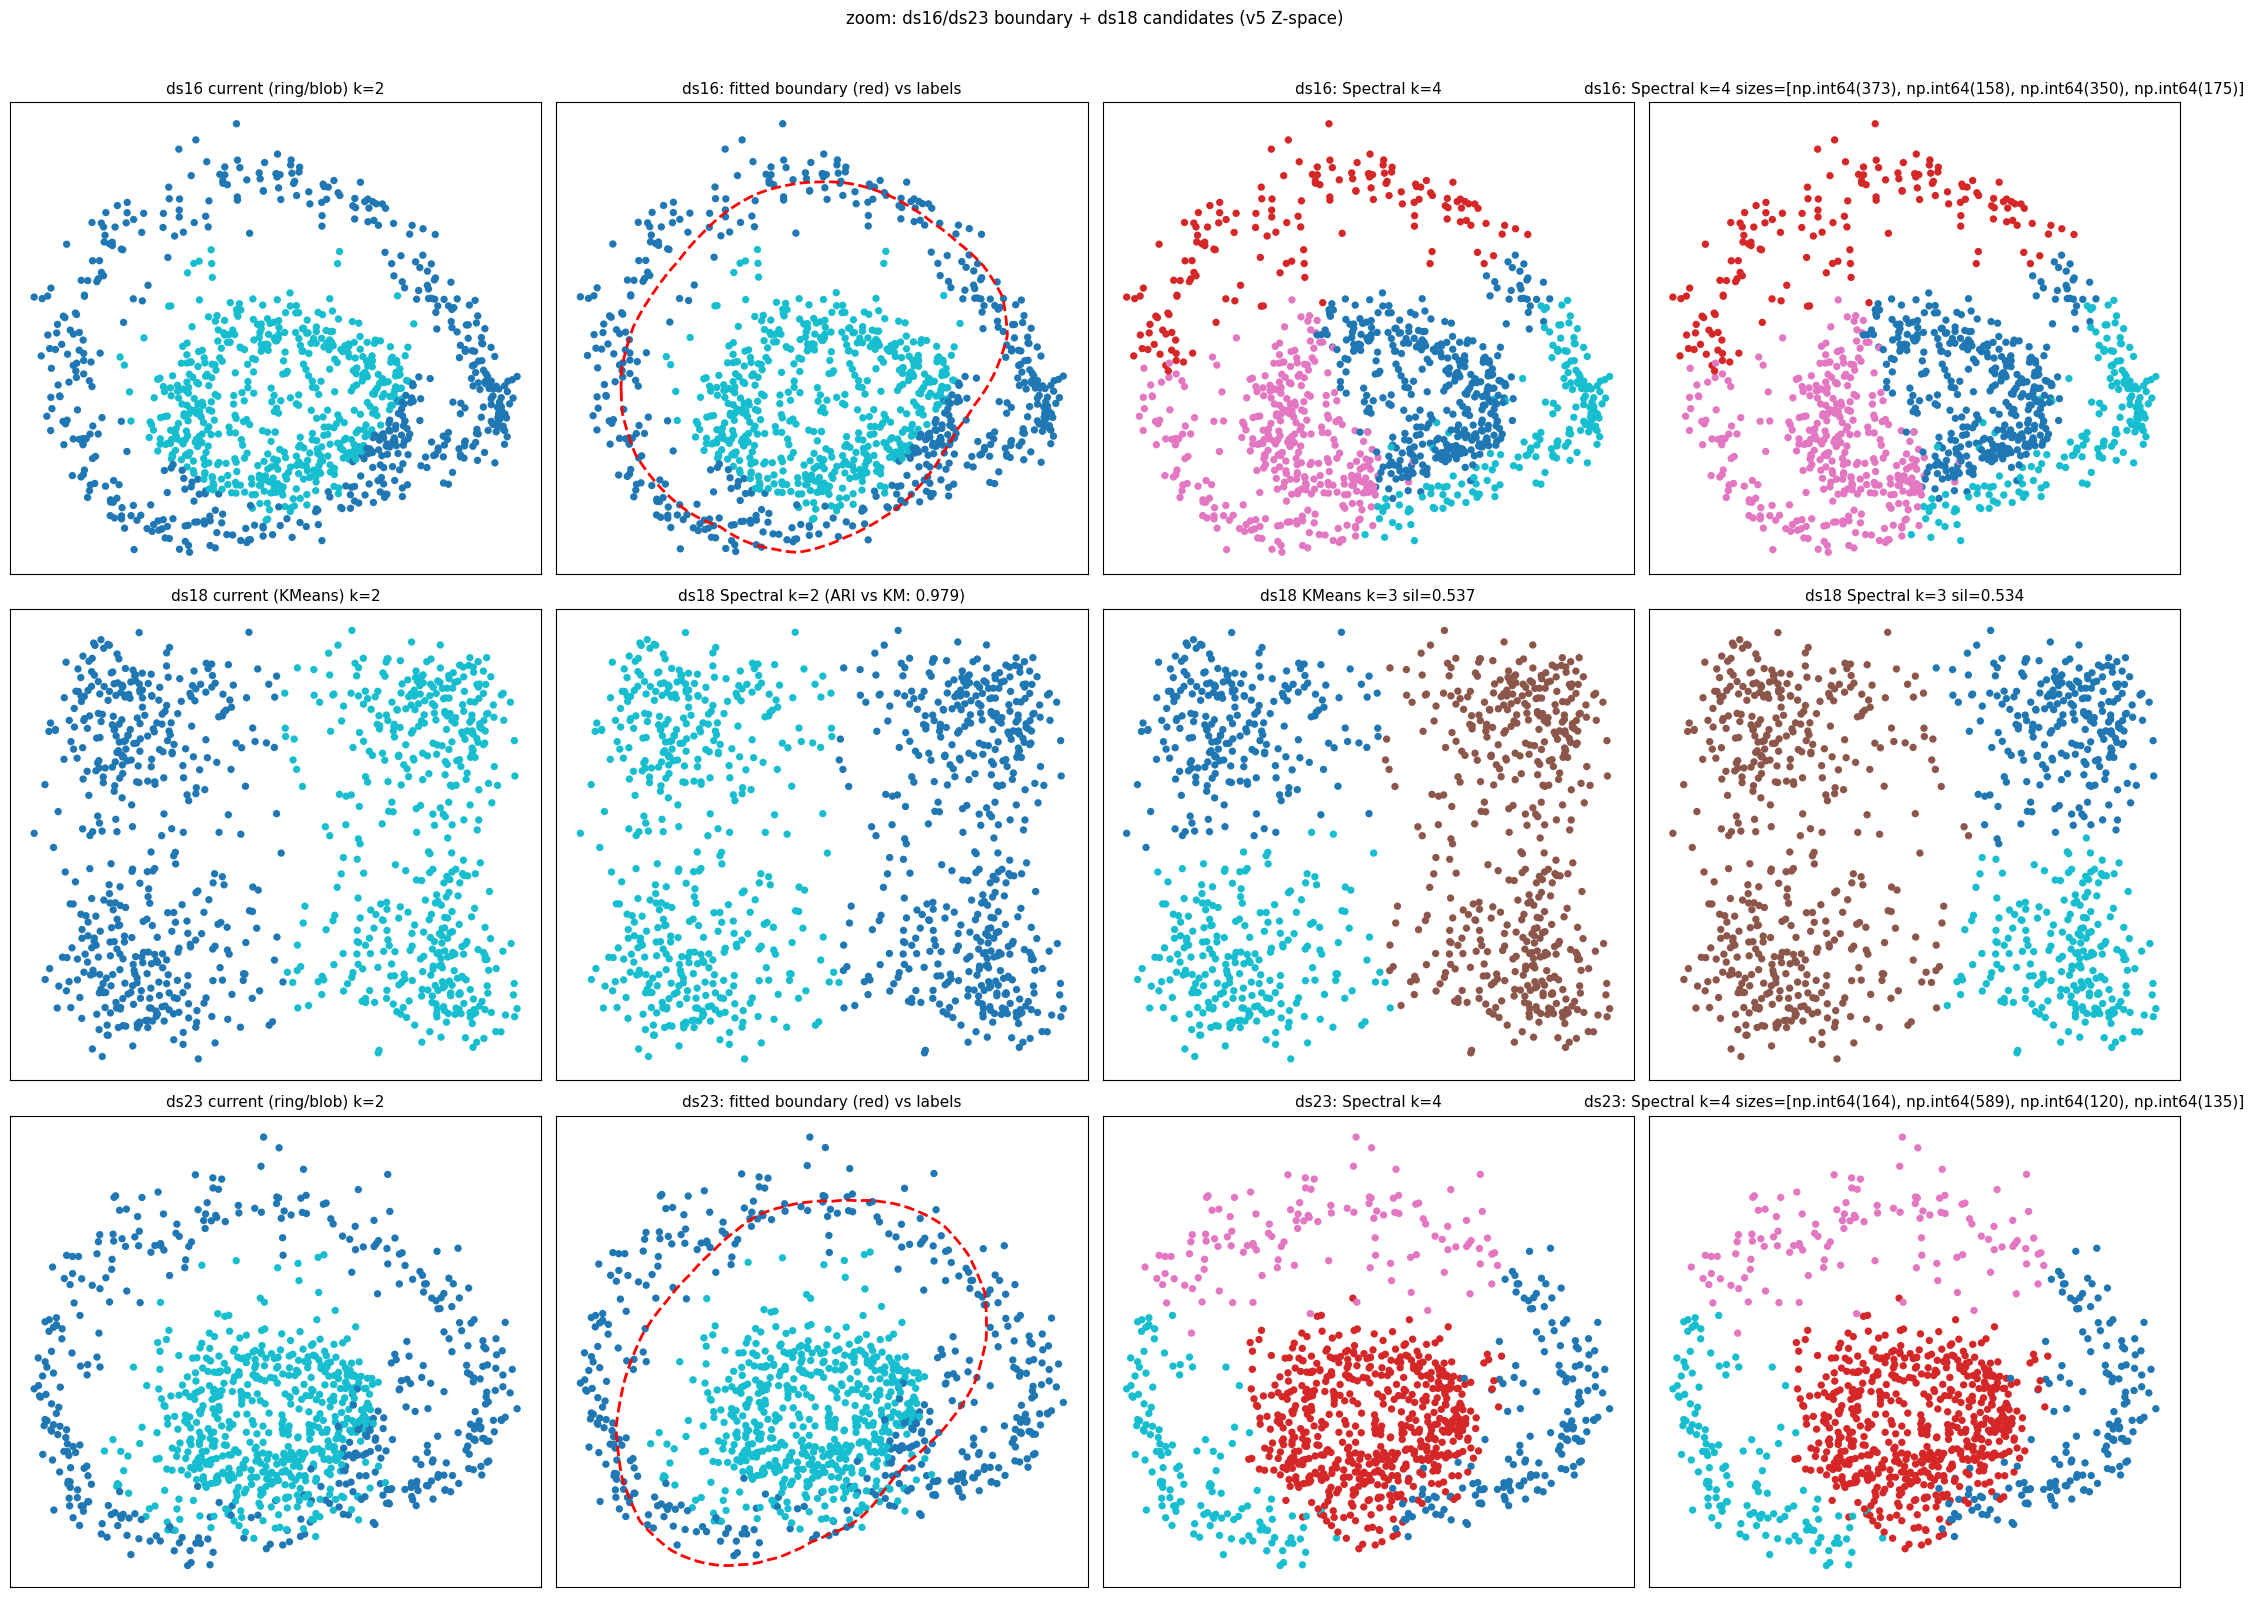

Source code (Python):
# -*- coding: utf-8 -*-
"""Zoom views: ds16/ds23 boundary problem + ds18 geometry.
Saves dev/v5/zoom_ds16_18_23.png
"""
import importlib.util

import numpy as np
import pandas as pd
import matplotlib
matplotlib.use('Agg')
import matplotlib.pyplot as plt
from sklearn.cluster import KMeans, SpectralClustering, DBSCAN
from sklearn.metrics import adjusted_rand_score, silhouette_score

spec = importlib.util.spec_from_file_location('sol_v5', 'old_solutions/my_solution5/solution.py')
v5 = importlib.util.module_from_spec(spec)
spec.loader.exec_module(v5)

df = pd.read_csv('public_data/train.csv')
xcols = [c for c in df.columns if c.startswith('x')]
groups = {ds: g[xcols].values.astype(float) for ds, g in df.groupby('dataset_id')}

fig, axes = plt.subplots(3, 4, figsize=(22, 16))
for r, ds in enumerate(('ds16', 'ds18', 'ds23')):
    X = groups[ds]
    Xc = v5._clean(X)
    Z = v5._reduce(Xc, v5.NORM_PRIOR.get(ds, 'minmax'))
    cur, info = v5._run(X, ds)

    # col 0: current labels, big points
    ax = axes[r, 0]
    ax.scatter(Z[:, 0], Z[:, 1], c=cur, cmap='tab10', s=28, edgecolors='none')
    ax.set_title('%s current (%s) k=%s' % (ds, info['winner'], info['k_used']), fontsize=11)

    if ds in ('ds16', 'ds23'):
        # col 1: current + fitted ellipse boundary -> shows the cut
        ax = axes[r, 1]
        p = Z[:, :2]
        c, th, R = v5._ellipse_boundary(p)
        ang = np.linspace(-np.pi, np.pi, 720)
        t_ext = np.concatenate([th - 2 * np.pi, th, th + 2 * np.pi])
        R_ext = np.concatenate([R, R, R])
        ax.scatter(p[:, 0], p[:, 1], c=cur, cmap='tab10', s=28, edgecolors='none')
        ax.plot(c[0] + np.interp(ang, t_ext, R_ext) * np.cos(ang),
                c[1] + np.interp(ang, t_ext, R_ext) * np.sin(ang), 'r--', lw=2)
        # mislabeled w.r.t. boundary: inside-labeled but outside ellipse (and vice versa)
        from matplotlib.patches import Ellipse
        ax.set_title('%s: fitted boundary (red) vs labels' % ds, fontsize=11)
        sp4 = SpectralClustering(n_clusters=4, affinity='nearest_neighbors',
                                 n_neighbors=min(len(Z) - 1, max(10, int(np.sqrt(len(Z))))),
                                 random_state=42).fit_predict(Z)
        ax = axes[r, 2]
        ax.scatter(Z[:, 0], Z[:, 1], c=sp4, cmap='tab10', s=28, edgecolors='none')
        ax.set_title('%s: Spectral k=4' % ds, fontsize=11)
        # col 3: spectral k=4 with cluster sizes
        sizes = np.bincount(sp4)
        ax = axes[r, 3]
        ax.scatter(Z[:, 0], Z[:, 1], c=sp4, cmap='tab10', s=28, edgecolors='none')
        ax.set_title('%s: Spectral k=4 sizes=%s' % (ds, list(sizes)), fontsize=11)
    else:  # ds18
        km2 = KMeans(n_clusters=2, n_init=15, random_state=42).fit(Z)
        sp2 = SpectralClustering(n_clusters=2, affinity='nearest_neighbors',
                                 n_neighbors=min(len(Z) - 1, max(10, int(np.sqrt(len(Z))))),
                                 random_state=42).fit_predict(Z)
        km3 = KMeans(n_clusters=3, n_init=15, random_state=42).fit(Z)
        sp3 = SpectralClustering(n_clusters=3, affinity='nearest_neighbors',
                                 n_neighbors=min(len(Z) - 1, max(10, int(np.sqrt(len(Z))))),
                                 random_state=42).fit_predict(Z)
        ax = axes[r, 1]
        ax.scatter(Z[:, 0], Z[:, 1], c=sp2, cmap='tab10', s=28, edgecolors='none')
        ax.set_title('ds18 Spectral k=2 (ARI vs KM: %.3f)' % adjusted_rand_score(km2.labels_, sp2), fontsize=11)
        ax = axes[r, 2]
        ax.scatter(Z[:, 0], Z[:, 1], c=km3.labels_, cmap='tab10', s=28, edgecolors='none')
        ax.set_title('ds18 KMeans k=3 sil=%.3f' % silhouette_score(Z, km3.labels_), fontsize=11)
        ax = axes[r, 3]
        ax.scatter(Z[:, 0], Z[:, 1], c=sp3, cmap='tab10', s=28, edgecolors='none')
        ax.set_title('ds18 Spectral k=3 sil=%.3f' % silhouette_score(Z, sp3), fontsize=11)
    for c in range(4):
        axes[r, c].set_xticks([]); axes[r, c].set_yticks([])
fig.suptitle('zoom: ds16/ds23 boundary + ds18 candidates (v5 Z-space)', y=0.995)
fig.tight_layout(rect=(0, 0, 1, 0.98))
fig.savefig('dev/v5/zoom_ds16_18_23.png', bbox_inches='tight')
print('saved dev/v5/zoom_ds16_18_23.png')
